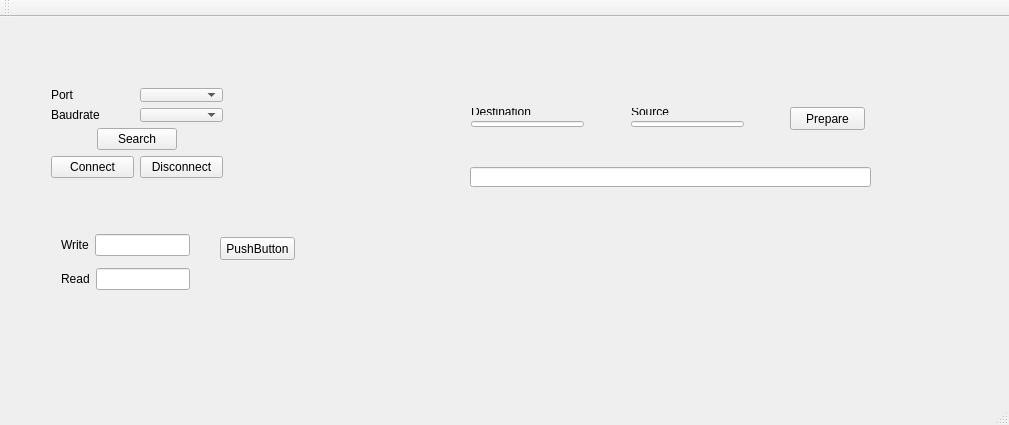
<?xml version="1.0" encoding="UTF-8"?>
<ui version="4.0">
 <class>MainWindow</class>
 <widget class="QMainWindow" name="MainWindow">
  <property name="geometry">
   <rect>
    <x>0</x>
    <y>0</y>
    <width>1009</width>
    <height>425</height>
   </rect>
  </property>
  <property name="windowTitle">
   <string>MainWindow</string>
  </property>
  <widget class="QWidget" name="centralWidget">
   <widget class="QPushButton" name="pushButton">
    <property name="geometry">
     <rect>
      <x>790</x>
      <y>90</y>
      <width>75</width>
      <height>23</height>
     </rect>
    </property>
    <property name="text">
     <string>Prepare</string>
    </property>
   </widget>
   <widget class="QLineEdit" name="lineEdit_3">
    <property name="geometry">
     <rect>
      <x>470</x>
      <y>150</y>
      <width>401</width>
      <height>20</height>
     </rect>
    </property>
   </widget>
   <widget class="QWidget" name="layoutWidget">
    <property name="geometry">
     <rect>
      <x>40</x>
      <y>60</y>
      <width>194</width>
      <height>112</height>
     </rect>
    </property>
    <layout class="QGridLayout" name="gridLayout">
     <item row="0" column="0" colspan="4">
      <layout class="QVBoxLayout" name="verticalLayout">
       <item>
        <layout class="QHBoxLayout" name="horizontalLayout_2">
         <item>
          <widget class="QLabel" name="label_3">
           <property name="text">
            <string>Port</string>
           </property>
          </widget>
         </item>
         <item>
          <widget class="QComboBox" name="boxPortName"/>
         </item>
        </layout>
       </item>
       <item>
        <layout class="QHBoxLayout" name="horizontalLayout">
         <item>
          <widget class="QLabel" name="label_4">
           <property name="text">
            <string>Baudrate</string>
           </property>
          </widget>
         </item>
         <item>
          <widget class="QComboBox" name="boxBaudrate"/>
         </item>
        </layout>
       </item>
      </layout>
     </item>
     <item row="1" column="0">
      <spacer name="horizontalSpacer">
       <property name="orientation">
        <enum>Qt::Horizontal</enum>
       </property>
       <property name="sizeHint" stdset="0">
        <size>
         <width>40</width>
         <height>20</height>
        </size>
       </property>
      </spacer>
     </item>
     <item row="1" column="1" colspan="2">
      <widget class="QPushButton" name="buttonSearchPorts">
       <property name="text">
        <string>Search</string>
       </property>
      </widget>
     </item>
     <item row="1" column="3">
      <spacer name="horizontalSpacer_2">
       <property name="orientation">
        <enum>Qt::Horizontal</enum>
       </property>
       <property name="sizeHint" stdset="0">
        <size>
         <width>40</width>
         <height>20</height>
        </size>
       </property>
      </spacer>
     </item>
     <item row="2" column="0" colspan="2">
      <widget class="QPushButton" name="buttonConnect">
       <property name="text">
        <string>Connect</string>
       </property>
      </widget>
     </item>
     <item row="2" column="2" colspan="2">
      <widget class="QPushButton" name="buttonDisconnect">
       <property name="text">
        <string>Disconnect</string>
       </property>
      </widget>
     </item>
    </layout>
   </widget>
   <widget class="QWidget" name="layoutWidget">
    <property name="geometry">
     <rect>
      <x>50</x>
      <y>200</y>
      <width>151</width>
      <height>91</height>
     </rect>
    </property>
    <layout class="QGridLayout" name="gridLayout_2">
     <item row="0" column="0">
      <layout class="QHBoxLayout" name="horizontalLayout_3">
       <item>
        <widget class="QLabel" name="label">
         <property name="text">
          <string>Write</string>
         </property>
        </widget>
       </item>
       <item>
        <widget class="QLineEdit" name="lineEdit"/>
       </item>
      </layout>
     </item>
     <item row="1" column="0">
      <layout class="QHBoxLayout" name="horizontalLayout_4">
       <item>
        <widget class="QLabel" name="label_2">
         <property name="text">
          <string>Read</string>
         </property>
        </widget>
       </item>
       <item>
        <widget class="QLineEdit" name="lineEdit_2"/>
       </item>
      </layout>
     </item>
    </layout>
   </widget>
   <widget class="QWidget" name="layoutWidget">
    <property name="geometry">
     <rect>
      <x>40</x>
      <y>20</y>
      <width>172</width>
      <height>22</height>
     </rect>
    </property>
    <layout class="QHBoxLayout" name="horizontalLayout_5">
     <item>
      <widget class="QLabel" name="label_5">
       <property name="text">
        <string>Status</string>
       </property>
      </widget>
     </item>
     <item>
      <widget class="QLineEdit" name="lineEditStatus">
       <property name="text">
        <string>Disconnect</string>
       </property>
       <property name="alignment">
        <set>Qt::AlignCenter</set>
       </property>
      </widget>
     </item>
    </layout>
   </widget>
   <widget class="QWidget" name="layoutWidget">
    <property name="geometry">
     <rect>
      <x>460</x>
      <y>80</y>
      <width>135</width>
      <height>41</height>
     </rect>
    </property>
    <layout class="QVBoxLayout" name="verticalLayout_2">
     <item>
      <widget class="QLabel" name="label_6">
       <property name="text">
        <string>Destination</string>
       </property>
      </widget>
     </item>
     <item>
      <widget class="QLineEdit" name="lineEditDestination"/>
     </item>
    </layout>
   </widget>
   <widget class="QWidget" name="layoutWidget">
    <property name="geometry">
     <rect>
      <x>620</x>
      <y>80</y>
      <width>135</width>
      <height>41</height>
     </rect>
    </property>
    <layout class="QVBoxLayout" name="verticalLayout_3">
     <item>
      <widget class="QLabel" name="label_7">
       <property name="text">
        <string>Source</string>
       </property>
      </widget>
     </item>
     <item>
      <widget class="QLineEdit" name="lineEditSource"/>
     </item>
    </layout>
   </widget>
   <widget class="QPushButton" name="pushButton_2">
    <property name="geometry">
     <rect>
      <x>220</x>
      <y>220</y>
      <width>75</width>
      <height>23</height>
     </rect>
    </property>
    <property name="text">
     <string>PushButton</string>
    </property>
   </widget>
  </widget>
  <widget class="QMenuBar" name="menuBar">
   <property name="geometry">
    <rect>
     <x>0</x>
     <y>0</y>
     <width>1009</width>
     <height>21</height>
    </rect>
   </property>
  </widget>
  <widget class="QToolBar" name="mainToolBar">
   <attribute name="toolBarArea">
    <enum>TopToolBarArea</enum>
   </attribute>
   <attribute name="toolBarBreak">
    <bool>false</bool>
   </attribute>
  </widget>
  <widget class="QStatusBar" name="statusBar"/>
 </widget>
 <layoutdefault spacing="6" margin="11"/>
 <resources/>
 <connections/>
</ui>
